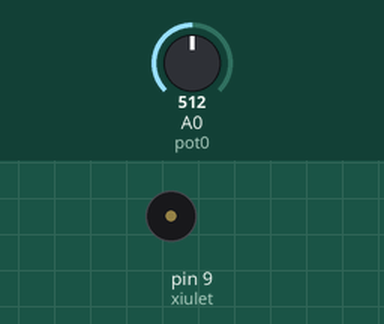
Recording of a sketch running on a simulated Arduino Uno, built with avr-gcc and run on an emulated ATmega328P. Parts: buzzer (waves = sounding). The test bench sets the inputs (shaded band); at power-on: A0 (pot0) = 512.

Above: at 2.3 s.
2.4 s: A0 (pot0) set to 122
At 3.31 s:
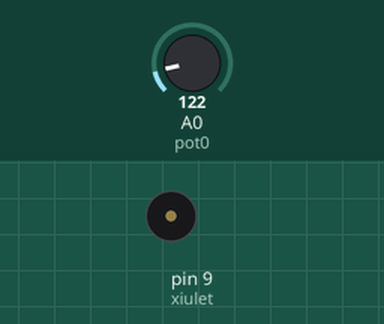
5.9 s: A0 (pot0) set to 0
At 6.4 s:
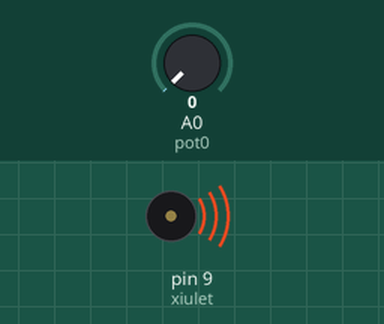
Timing chart, 0 to 8.9 s (numbered marks = the images above; inputs shaded):
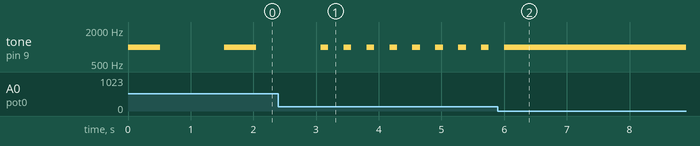

The sketch:

009_EXERCICI_02.ino
```cpp
/**********************************************************************************************************************
**                                                                                                                   **
**                                                              TÍTOL: 009_EXERCICI_02                               **
**                                                                                                                   **
**                                                                                                                   **
**  NOM: AYOUB BENCHINE DOGHMI                                                                      DATA: 14/01/2022 **
**********************************************************************************************************************/
//****************************************************** INCLUDE ******************************************************


//****************************************************** VARIABLES ****************************************************
const byte xiulet = 9;        // donar nom al pin 9 de l’Arduino
const byte pot0 = A0;         // donar nom al pin A0 de l’Arduino
int valPot0;                 // guardar valor del potenciometre

//****************************************************** SETUP ********************************************************
void setup()
{
  pinMode(xiulet, OUTPUT);   // definir el pin 9 com una sortida
}

//****************************************************** LOOP *********************************************************
void loop()
{
  valPot0 = analogRead(pot0);    // llegir valor potenciòmetre

  tone(xiulet, 1000, valPot0);    // xiulet de durada valPot0
  delay(3*valPot0);              // esperar valPot0 del xiulet + valPot0 silenci
}

//****************************************************** FUNCIONS *****************************************************
```

Measured:
- after the input at 2.4 s, tone on pin 9 (xiulet): alternates 1000 Hz for 0.12 s and silent for 0.24 s, starting after 0.79 s
- after the input at 5.9 s, tone on pin 9 (xiulet): goes on until 6.0 s, then stays 1000 Hz
- by itself, tone on pin 9 (xiulet): alternates 1000 Hz for 0.51 s and silent for 1.0 s
